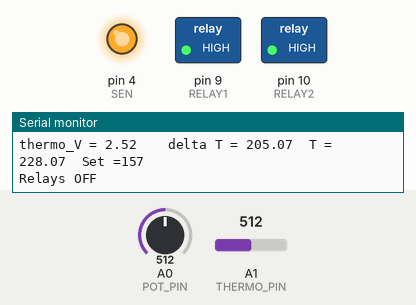
Recording of a sketch running on a simulated Arduino Uno, built with avr-gcc and run on an emulated ATmega328P. Parts: switched loads named in the sketch (green lamp = pin HIGH), output pins drawn as LEDs (lit = HIGH), the last lines printed to the serial monitor. Inputs (shaded band) come from the test bench; at power-on: A1 (THERMO_PIN) = 512, A0 (POT_PIN) = 512.

Above: at 1.2 s.
1.3 s: A1 (THERMO_PIN) set to 351
4.3 s: A1 (THERMO_PIN) set to 323
At 6.0 s:
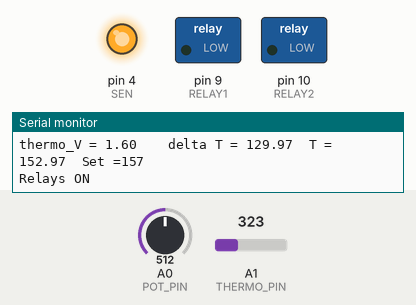
6.3 s: A1 (THERMO_PIN) set to 511
At 7.1 s:
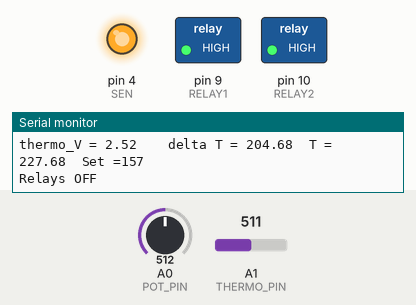
8.1 s: A1 (THERMO_PIN) set to 306
At 9.4 s:
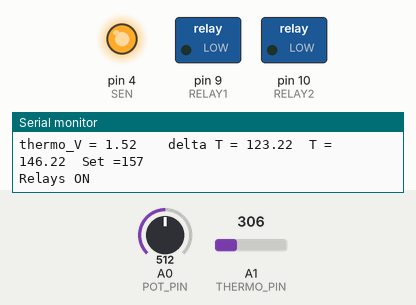
Timing chart, 0 to 11.0 s (numbered marks = the images above; inputs shaded):
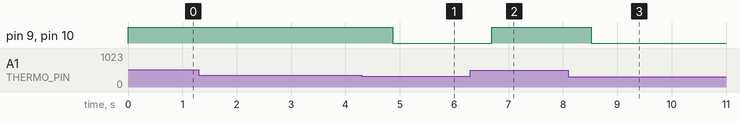

Measured:
- the behaviour switches between 334 and 333 on A1 (THERMO_PIN) (found by bisection; images 0 and 1)
- after the input at 4.3 s, pin 9 (RELAY1), pin 10 (RELAY2): HIGH → LOW after 0.57 s
- after the input at 6.3 s, pin 9 (RELAY1), pin 10 (RELAY2): LOW → HIGH after 0.39 s
- after the input at 8.1 s, pin 9 (RELAY1), pin 10 (RELAY2): HIGH → LOW after 0.42 s

The sketch:

ovencontrol.ino
```cpp
#define THERMO_PIN A1		//input pin for thermocouple after amplification
#define THERMO_DELAY 300	//delay for analogRead of thermocouple
#define THERMO_RANGE 5.0	//voltage range of amplified thermocouple reading = 0V to 5V
#define ADC_RES	1023		//adc resolution
#define THERMO_OFFSET -0.02	//-20mV offset on thermocouple reading
#define T_V_RATIO 81.3  // degrees per volt; (41uV/degree)^-1 / 300 amplifier gain

#define POT_PIN A0 //input pin for setpoint from potentiometer

#define RELAY1 9
#define RELAY2 10
#define OFF 1 //relays are passive conducting, only when a signal is applied do they turn off.
#define ON 0
#define CLK 2 //serial clock for display
#define SDA 3 //serial data for display
#define SEN 4 //serial enable for display

float temp = 0;
int setT = 0;  //to be set during use via user interface (i.e. potentiometer)

void setup() {
  Serial.begin(9600);
  //Serial.println("Ready: ");

  //Relay setup
  pinMode(RELAY1, OUTPUT);
  pinMode(RELAY2, OUTPUT);
  digitalWrite(RELAY1, OFF);
  digitalWrite(RELAY2, OFF);

  //7-seg display setup
  pinMode(CLK, OUTPUT);
  pinMode(SDA, OUTPUT);
  pinMode(SEN, OUTPUT);
  digitalWrite(SEN, 1);
}

void loop() {
 	setT = 60 + (255-60) * (float)analogRead(POT_PIN) / 1023;		//for control range from 60 to 255.
	temp = getTemp();

  //switch on or off relay to control oven element
  if(temp > setT) {
    digitalWrite(RELAY1, OFF);
    digitalWrite(RELAY2, OFF);
    Serial.println("\nRelays OFF\n");
  }
  else {
    digitalWrite(RELAY1, ON);
    digitalWrite(RELAY2, ON);
    Serial.println("\nRelays ON\n");
  }

  //output serial

}

float getTemp() {
  // read the value from the sensor:

  int thermoVal = analogRead(THERMO_PIN);
  delay(THERMO_DELAY);  //give time for the analog read


  float voltage = ( (float)thermoVal * THERMO_RANGE / ADC_RES ) + 0.02; //voltage across thermocouple
  float delta_temp = voltage * T_V_RATIO;                               //temperature difference across thermocouple

  Serial.print("thermo_V = ");    Serial.print(voltage);
  Serial.print("\t\tdelta T = "); Serial.print(delta_temp);
  Serial.print("\tT = ");         Serial.print(23 + delta_temp);
  Serial.print("\tSet =");        Serial.println(setT);
  return 23.0 + delta_temp; //add cold junction value, to be read from IC sensor.
}
```
